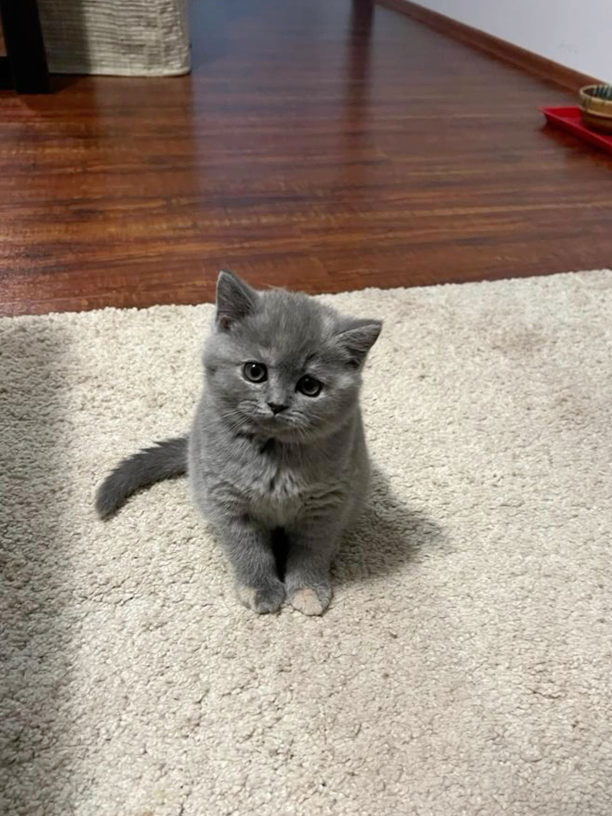
#> input picture Chentsov/2309/cat.jpg, 1224 x 1632 px (shown at 1/2 size)
$ python '2309 основы 3.py'
#> lines starting #> are read from the running program, lines starting #| are printed output that depends on the picture
# 1. Основы
#качаем фотку кота, качаем фотку геометрических фигур
#называем cat.jpg и shapes.png
#Ctrl + Shift + P > Python: Select Interpreter > Recommended
#устанавливаем Ctrl + ``: python -m pip install opencv-python

import cv2  # Импортируем библиотеку OpenCV
#
image = cv2.imread("cat.jpg")
#> image is the input picture: shape (1632, 1224, 3); mean B, G, R 127.3, 138.9, 153.4
resized_image = cv2.resize(image, (640,480))
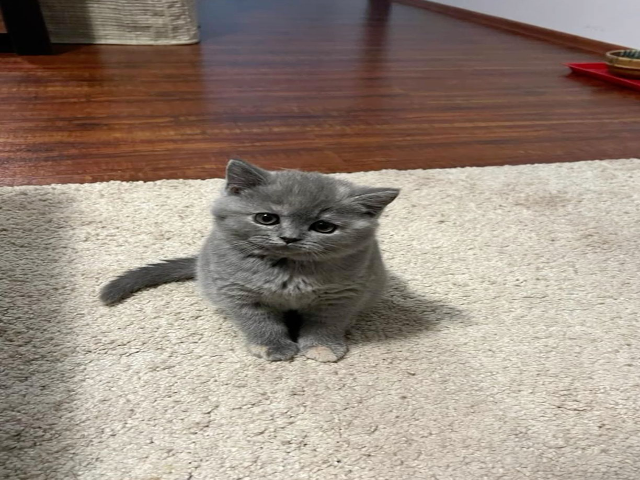
#> resized_image: shape (480, 640, 3); mean B, G, R 127.2, 138.8, 153.4
gray_image = cv2.cvtColor(resized_image, cv2.COLOR_BGR2GRAY)
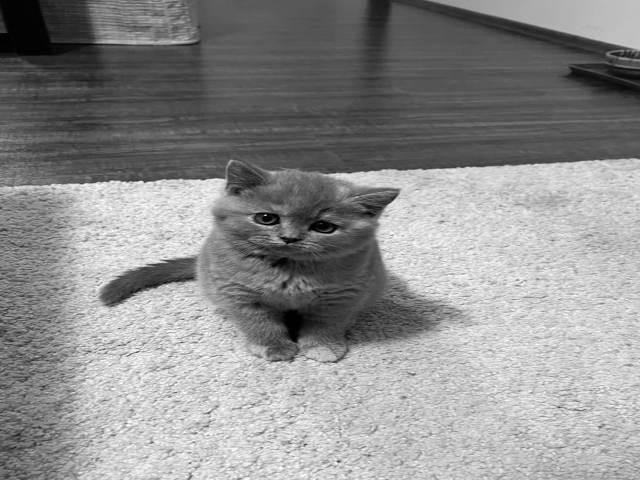
#> gray_image: shape (480, 640); min 0, max 253, mean 141.8
blurred_image = cv2.GaussianBlur(gray_image, (5,5), 0)
cat_face = resized_image[100:200, 180:360]
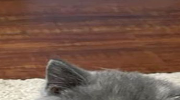
#> cat_face: shape (100, 180, 3); mean B, G, R 75.1, 87.4, 115.9
#help(cv2.imread) - узнать про метод imread модуля cv2

##################print(image)- печатаем ПРЯМ МАТРИЦУ


# Узнать разрешение картинки и количество каналов цвета
# Выведет, например: (400, 500, 3) -> Высота 400px, Ширина 500px, 3 канала (B, G, R)
print("Размер изображения:", image.shape)
#| Размер изображения: (1632, 1224, 3)

# Узнать тип данных, из которых состоят пиксели
# Выведет: uint8 -> это означает "целые числа от 0 до 255"
print("Тип данных пикселей:", image.dtype)
#| Тип данных пикселей: uint8

# Посмотреть цвет самого первого пикселя в самом верхнем левом углу (строка 0, колонка 0)
print("Цвет пикселя (0,0):", image[0, 0])
#| Цвет пикселя (0,0): [2 2 2]

## 2. Обработка
cv2.imshow("Original cat", image)
cv2.waitKey(1000)
cv2.destroyWindow("Original cat")
cv2.imshow("Resized cat", resized_image)
cv2.waitKey(1000)
cv2.destroyWindow("Resized cat")
#ЧБ - самая популярное и важное редактирование
cv2.imshow("Gray resized cat", gray_image)
cv2.waitKey(1000)
cv2.destroyWindow("Gray resized cat")
# Это нужно, чтобы убрать мелкий «шум» (лишние детали), который мешает искать контуры
cv2.imshow("Blurry cat", blurred_image)
cv2.waitKey(1000)
cv2.destroyWindow("Blurry cat")

cv2.imshow("Face cat", cat_face)
cv2.waitKey(9000)
cv2.destroyWindow("Face cat")
#Окно закроется мгновенно. Потому что программа выполнилась.

#cv2.destroyAllWindows()

#Закрываем не через крестик, а нажатием клавиши или через время
# 0 - колво миллисекунд
# 5000 - 5 секунд
# 0 - бесконечное колво

# Самостоятельное задание на подумать: как сделать закрытие на "q"? Поч?

#Окно огромное, делаем меньше


## На входе должно быть строго серое изображение (gray_image)
# Параметры: (картинка, порог_яркости, максимальное_значение, тип_фильтра)
# Если пиксель темнее 127 -> он станет 0 (черным). Если ярче 127 -> станет 255 (белым).
########ret, threshold_image = cv2.threshold(gray_image, 127, 255, cv2.THRESH_BINARY)

########cv2.imshow("Binary Threshold", threshold_image)
########cv2.waitKey(0)

##
# Способ 1: Сделать «негатив» картинки (инверсия)
# Из максимальной яркости 255 вычитается текущее значение каждого пикселя
#inverted_image = 255 - resized_image
#cv2.imshow("Inverted Cat", inverted_image)
#cv2.waitKey(0)

# Способ 2: Осветлить картинку (прибавить яркость)
# Но будь аккуратен: обычный плюс в Python может вызвать "переполнение" (250 + 10 станет 4)
# Поэтому в OpenCV используют безопасную функцию:
#bright_image = cv2.add(resized_image, (50, 50, 50, 0)) # Прибавили по 50 единиц к B, G и R каналам
#cv2.imshow("Bright Cat", bright_image)
#cv2.waitKey(0)
##
